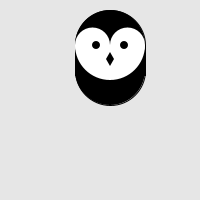
Frame 1 (no input)
Frame 60 (the mouse pressed at the canvas centre just before this capture): identical to frame 1, image omitted
Frame 120 (the mouse held since frame 60 and released just before this capture): identical to frame 1, image omitted

The Processing sketch that drew this single still picture (run headless with seeded random() and noise(); from frame 60 on, the mouse is pressed at the canvas centre):

// Processing sketch: sketch_140606_6
// ── sketch_140606_6.pde
//drawing left eyes
  void drawLeftEye(float x,float y){
  noStroke();
  fill(255);
  ellipse(x-3.5,y,35,35);
  fill(0);
  ellipse(x,y,8,8);
}

//drawing right eyes
void drawRightEye(float x,float y){
  noStroke();
  fill(255);
  ellipse(x+3.5,y,35,35);
  fill(0);
  ellipse(x,y,8,8);
}

void setup() {
  size(200, 200);
  smooth();
}

void draw() {
  background(230);
  //drawing body
  stroke(0);
  fill(0);
  ellipse(110, 45, 70, 70);
  ellipse(110, 70, 70, 70);
  rect( 75, 45, 70, 30);
  noStroke();
  fill(255);
  arc(110,45, 70, 70, 0, PI); // あご
  // 左目
  drawLeftEye(96,45);
  // 右目
  drawRightEye(124,45);
  quad(110, 52, 114, 59, 110, 66, 106, 59); // くちばし
}
